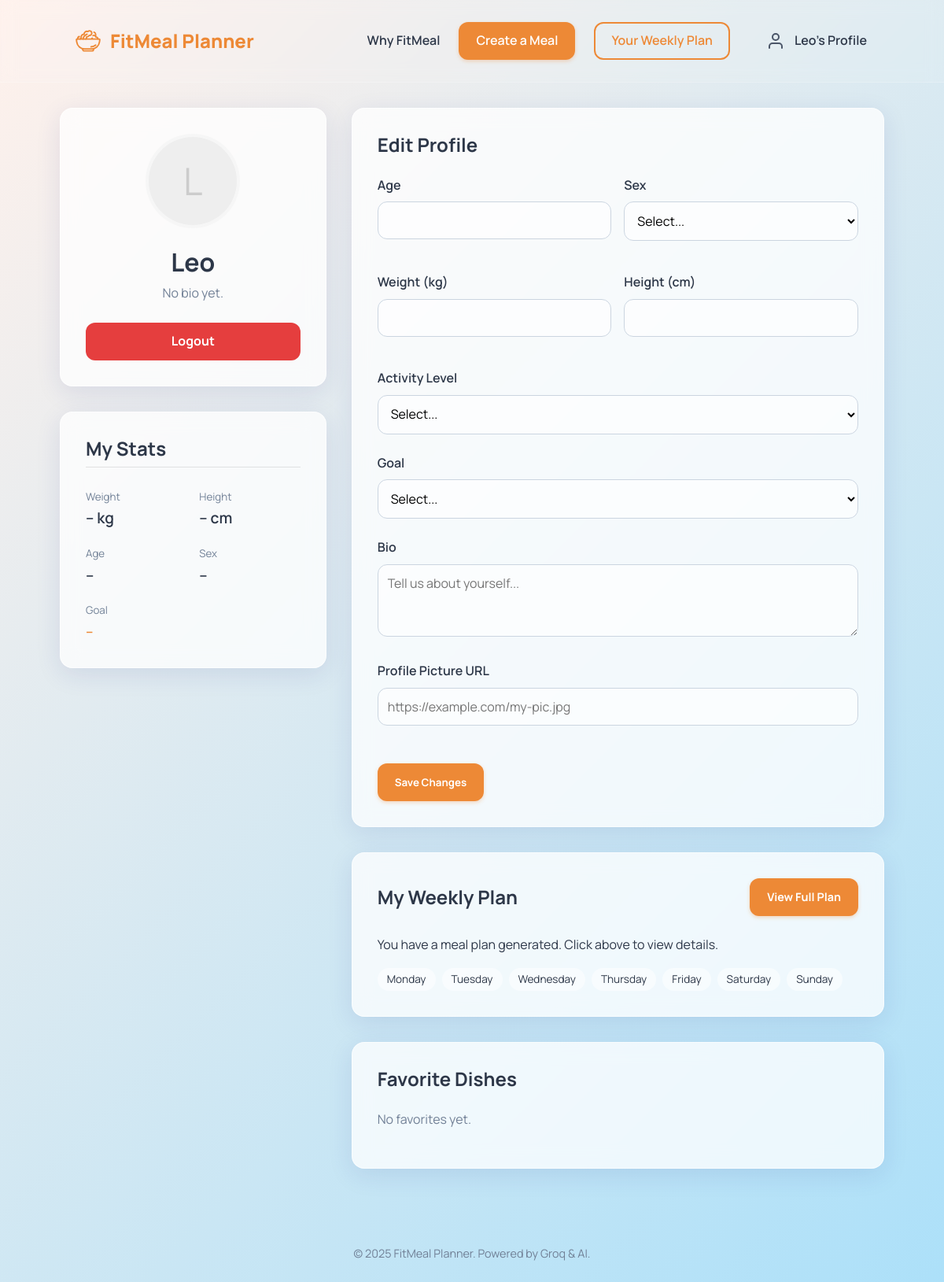
The app's page /profile (signed in), older data.
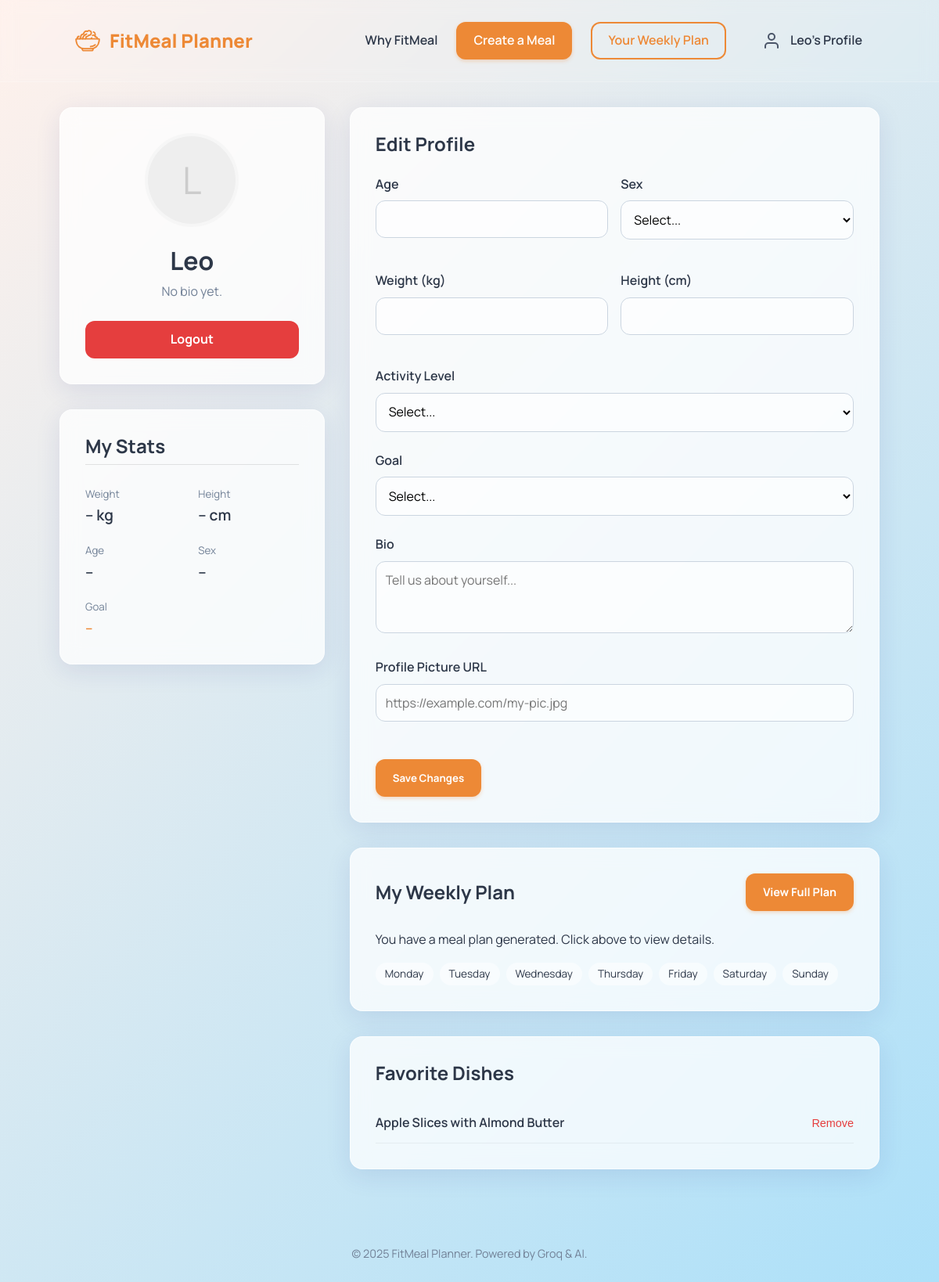
The same page, newer data.
### tables this page shows
CREATE TABLE favorites (
            user_id TEXT,
            recipe_id TEXT,
            recipe_name TEXT, calories TEXT, protein TEXT, carbs TEXT, fat TEXT,
            PRIMARY KEY (user_id, recipe_id),
            FOREIGN KEY (user_id) REFERENCES users (id)
        );

### app.py (the view, shortened to what this page needs)
@app.route('/profile', methods=['GET', 'POST'])
@login_required
def profile():
    user_id = session.get('user_id')
    message = None
    profile = database.get_user_profile(user_id)
    plan = database.get_plan(user_id)
    favorites = database.get_favorites(user_id)
    return render_template('profile.html', profile=profile, plan=plan, favorites=favorites, message=message)

### app.py (called while the page is built)
@app.context_processor
def inject_user_status():
    has_plan = False
    if 'user_id' in session:
        plan = database.get_plan(session['user_id'])
        if plan:
            has_plan = True
    return dict(has_plan=has_plan)

### database.py (called while the page is built)
def get_db_connection():
    conn = sqlite3.connect(DB_NAME)
    conn.row_factory = sqlite3.Row
    return conn

def get_plan(user_id):
    conn = get_db_connection()
    row = conn.execute('SELECT plan_data, status FROM plans WHERE user_id = ?', (user_id,)).fetchone()
    conn.close()
    if row:
        return {
            'week_plan': json.loads(row['plan_data'])['week_plan'],
            'status': row['status']
        }
    return None

def get_user_profile(user_id):
    conn = get_db_connection()
    row = conn.execute('SELECT * FROM user_profiles WHERE user_id = ?', (user_id,)).fetchone()
    conn.close()
    if row:
        return dict(row)
    return None

def get_favorites(user_id):
    conn = get_db_connection()
    rows = conn.execute('SELECT * FROM favorites WHERE user_id = ?', (user_id,)).fetchall()
    conn.close()
    return [dict(row) for row in rows]

### utils.py (called while the page is built)
def login_required(f):
    @wraps(f)
    def decorated_function(*args, **kwargs):
        if 'username' not in session:
            return redirect(url_for('login'))
        return f(*args, **kwargs)
    return decorated_function

### templates/profile.html (shortened to what this page needs)
{% extends "base.html" %}
{% block content %}
<div class="container" style="padding-top: 2rem; padding-bottom: 4rem;">
    <div style="display: grid; grid-template-columns: 1fr 2fr; gap: 2rem; align-items: start;">
        <div style="display: flex; flex-direction: column; gap: 2rem;">
            <div class="glass-card" style="padding: 2rem; text-align: center;">
                <div style="width: 120px; height: 120px; border-radius: 50%; background: #eee; margin: 0 auto 1.5rem; overflow: hidden; border: 4px solid rgba(255,255,255,0.5);">
                    {% if profile and profile.profile_pic %}
                        <img src="{{ profile.profile_pic }}" alt="Profile Pic" style="width: 100%; height: 100%; object-fit: cover;">
                    {% else %}
                        <div style="width: 100%; height: 100%; display: flex; align-items: center; justify-content: center; font-size: 3rem; color: #ccc;">
                            {{ session.username[0] | upper }}
                        </div>
                    {% endif %}
                </div>
                <h2 style="margin-bottom: 0.5rem;">{{ session.username }}</h2>
                <p style="color: var(--color-text-muted); margin-bottom: 1.5rem;">{{ profile.bio if profile and profile.bio else "No bio yet." }}</p>
                <a href="{{ url_for('logout') }}" onclick="return confirm('Are you sure you want to logout?');" class="btn" style="background: #e53e3e; color: white; width: 100%;">Logout</a>
            </div>
            <div class="glass-card" style="padding: 2rem;">
                <h3 style="margin-bottom: 1.5rem; border-bottom: 1px solid rgba(0,0,0,0.1); padding-bottom: 0.5rem;">My Stats</h3>
                <div style="display: grid; grid-template-columns: 1fr 1fr; gap: 1rem;">
                    <div>
                        <small style="color: var(--color-text-muted);">Weight</small>
                        <div style="font-size: 1.2rem; font-weight: 600;">{{ profile.weight if profile and profile.weight else "--" }} kg</div>
                    </div>
                    <div>
                        <small style="color: var(--color-text-muted);">Height</small>
                        <div style="font-size: 1.2rem; font-weight: 600;">{{ profile.height if profile and profile.height else "--" }} cm</div>
                    </div>
                    <div>
                        <small style="color: var(--color-text-muted);">Age</small>
                        <div style="font-size: 1.2rem; font-weight: 600;">{{ profile.age if profile and profile.age else "--" }}</div>
                    </div>
                    <div>
                        <small style="color: var(--color-text-muted);">Sex</small>
                        <div style="font-size: 1.2rem; font-weight: 600;">{{ profile.sex if profile and profile.sex else "--" }}</div>
                    </div>
                </div>
                <div style="margin-top: 1rem;">
                    <small style="color: var(--color-text-muted);">Goal</small>
                    <div style="font-size: 1.1rem; font-weight: 600; color: var(--color-accent);">{{ profile.goal if profile and profile.goal else "--" }}</div>
                </div>
            </div>
        </div>
        <div style="display: flex; flex-direction: column; gap: 2rem;">
            <div class="glass-card" style="padding: 2rem;">
                <h3 style="margin-bottom: 1.5rem;">Edit Profile</h3>
                <form action="{{ url_for('profile') }}" method="POST">
                    <div style="display: grid; grid-template-columns: 1fr 1fr; gap: 1rem;">
                        <div class="form-group">
                            <label for="age">Age</label>
                            <input type="number" id="age" name="age" value="{{ profile.age if profile else '' }}" min="1" max="120">
                        </div>
                        <div class="form-group">
                            <label for="sex">Sex</label>
                            <select id="sex" name="sex">
                                <option value="" disabled {% if not profile or not profile.sex %}selected{% endif %}>Select...</option>
                            </select>
                        </div>
                        <div class="form-group">
                            <label for="weight">Weight (kg)</label>
                            <input type="number" id="weight" name="weight" value="{{ profile.weight if profile else '' }}" step="0.1" min="1">
                        </div>
                        <div class="form-group">
                            <label for="height">Height (cm)</label>
                            <input type="number" id="height" name="height" value="{{ profile.height if profile else '' }}" min="1">
                        </div>
                    </div>
                    <div class="form-group" style="margin-top: 1rem;">
                        <label for="activity_level">Activity Level</label>
                        <select id="activity_level" name="activity_level">
                            <option value="" disabled {% if not profile or not profile.activity_level %}selected{% endif %}>Select...</option>
                        </select>
                    </div>
                    <div class="form-group" style="margin-top: 1rem;">
                        <label for="goal">Goal</label>
                        <select id="goal" name="goal">
                            <option value="" disabled {% if not profile or not profile.goal %}selected{% endif %}>Select...</option>
                        </select>
                    </div>
                    <div class="form-group" style="margin-top: 1rem;">
                        <label for="bio">Bio</label>
                        <textarea id="bio" name="bio" rows="3" placeholder="Tell us about yourself...">{{ profile.bio if profile and profile.bio else '' }}</textarea>
                    </div>
                    <div class="form-group" style="margin-top: 1rem;">
                        <label for="profile_pic">Profile Picture URL</label>
                        <input type="url" id="profile_pic" name="profile_pic" value="{{ profile.profile_pic if profile and profile.profile_pic else '' }}" placeholder="https://example.com/my-pic.jpg">
                    </div>
                    <button type="submit" class="btn btn-filled" style="margin-top: 1.5rem;">Save Changes</button>
                </form>
            </div>
            <div class="glass-card" style="padding: 2rem;">
                <div style="display: flex; justify-content: space-between; align-items: center; margin-bottom: 1.5rem;">
                    <h3 style="margin: 0;">My Weekly Plan</h3>
                    <a href="{{ url_for('plan') }}" class="btn btn-filled" style="font-size: 0.9rem;">View Full Plan</a>
                </div>
                {% if plan and plan.week_plan %}
                    <p>You have a meal plan generated. Click above to view details.</p>
                    <div style="display: flex; gap: 0.5rem; flex-wrap: wrap; margin-top: 1rem;">
                        {% for day in plan.week_plan %}
                            <span style="background: rgba(255,255,255,0.5); padding: 0.25rem 0.75rem; border-radius: 20px; font-size: 0.85rem;">{{ day }}</span>
                        {% endfor %}
                    </div>
                {% else %}
                    <p style="color: var(--color-text-muted);">No plan generated yet.</p>
                    <a href="{{ url_for('planner') }}" style="color: var(--color-accent); font-weight: 600;">Create one now &rarr;</a>
                {% endif %}
            </div>
            <div class="glass-card" style="padding: 2rem;">
                <h3 style="margin-bottom: 1.5rem;">Favorite Dishes</h3>
                {% if favorites %}
                    <ul style="list-style: none; padding: 0;">
                        {% for fav in favorites %}
                        <li style="display: flex; justify-content: space-between; align-items: center; padding: 0.75rem 0; border-bottom: 1px solid rgba(0,0,0,0.05);">
                            <span style="font-weight: 600; color: var(--color-text);">{{ fav.recipe_name }}</span>
                            <form action="{{ url_for('remove_favorite_route', recipe_id=fav.recipe_id) }}" method="POST" style="display: inline;">
                                <button type="submit" style="background: none; border: none; color: #e53e3e; cursor: pointer; font-size: 0.9rem;">Remove</button>
                            </form>
                        </li>
                        {% endfor %}
                    </ul>
                {% else %}
                    <p style="color: var(--color-text-muted);">No favorites yet.</p>
                {% endif %}
            </div>
        </div>
    </div>
</div>
{% endblock %}

### templates/base.html (shortened to what this page needs)
<!DOCTYPE html>
<html lang="en">
<head>
    <link rel="stylesheet" href="{{ url_for('static', filename='styles.css') }}">
</head>
<body>
    <header>
        <div class="container">
            <nav>
                <a href="{{ url_for('index') }}" class="logo">
                    FitMeal Planner
                </a>
                <ul class="nav-links">
                    <li><a href="{{ url_for('about') }}">Why FitMeal</a></li>
                    {% if session.get('username') %}
                        <li><a href="{{ url_for('planner') }}" class="btn btn-filled">Create a Meal</a></li>
                        {% if has_plan %}
                        <li><a href="{{ url_for('plan') }}" class="btn btn-outline">Your Weekly Plan</a></li>
                        {% endif %}
                        <li><a href="{{ url_for('profile') }}" class="btn btn-ghost with-icon">{{ session.username }}'s Profile</a></li>
                    {% else %}
                        <li><a href="{{ url_for('login') }}" class="btn btn-filled">Login / Sign Up</a></li>
                    {% endif %}
                </ul>
            </nav>
        </div>
    </header>
    <main>
        {% block content %}{% endblock %}
    </main>
    <footer>
        <div class="container" style="text-align: center; padding: 2rem 0; color: var(--color-text-muted); font-size: 0.9rem;">
            &copy; 2025 FitMeal Planner. Powered by Groq & AI.
        </div>
    </footer>
</body>
</html>

### static/styles.css (style rules this page uses)
:root { --font-main: 'Manrope', sans-serif; --color-bg-gradient-start: #fff1eb; --color-bg-gradient-end: #ace0f9; --color-glass-bg: rgba(255, 255, 255, 0.75); --color-glass-border: rgba(255, 255, 255, 0.6); --color-text-main: #2d3748; --color-text-muted: #718096; --color-accent: #ed8936; --color-accent-hover: #c05621; --shadow-glass: 0 8px 32px 0 rgba(31, 38, 135, 0.1); --radius-card: 16px; --radius-btn: 12px; --transition-speed: 0.3s; }
* { box-sizing: border-box; margin: 0; padding: 0; }
body { font-family: var(--font-main); background: linear-gradient(135deg, var(--color-bg-gradient-start) 0%, var(--color-bg-gradient-end) 100%); color: var(--color-text-main); min-height: 100vh; line-height: 1.6; overflow-x: hidden; }
a { text-decoration: none; color: inherit; transition: color var(--transition-speed); }
ul { list-style: none; }
h1, h2, h3, h4, h5, h6 { font-weight: 700; line-height: 1.2; margin-bottom: 1rem; }
h2 { font-size: 2rem; }
h3 { font-size: 1.5rem; }
p { margin-bottom: 1rem; }
.container { width: 90%; max-width: 1200px; margin: 0 auto; padding: 0 1rem; }
.glass-card { background: var(--color-glass-bg); backdrop-filter: blur(12px); -webkit-backdrop-filter: blur(12px); border: 1px solid var(--color-glass-border); border-radius: var(--radius-card); box-shadow: var(--shadow-glass); padding: 2rem; }
.btn { display: inline-flex; align-items: center; justify-content: center; padding: 0.5rem 1.25rem; border-radius: 12px; font-weight: 700; cursor: pointer; transition: all 0.2s; text-align: center; border: 2px solid transparent; font-family: var(--font-main); text-decoration: none; min-height: 48px; }
.btn-filled { background: var(--color-accent); color: white !important; box-shadow: 0 2px 5px rgba(237, 137, 54, 0.3); }
.btn-outline { background: transparent; color: var(--color-accent) !important; border-color: var(--color-accent); }
.btn-ghost { background: transparent; color: var(--color-text-main); gap: 0.75rem; }
.btn-ghost.with-icon::before { content: ''; display: block; width: 24px; height: 24px; background-size: contain; background-repeat: no-repeat; }
header { padding: 1.5rem 0; position: sticky; top: 0; z-index: 100; background: rgba(255, 255, 255, 0.1); backdrop-filter: blur(10px); -webkit-backdrop-filter: blur(10px); border-bottom: 1px solid rgba(255, 255, 255, 0.2); }
nav { display: flex; justify-content: space-between; align-items: center; }
.logo { font-size: 1.5rem; font-weight: 800; color: var(--color-accent); display: flex; align-items: center; gap: 0.5rem; padding: 0.5rem 1rem; border-radius: 12px; transition: all 0.3s ease; position: relative; overflow: hidden; }
.nav-links { display: flex; gap: 1.5rem; align-items: center; }
.nav-links a { font-weight: 600; color: var(--color-text-main); position: relative; }
.nav-links a::after { content: ''; position: absolute; width: 0; height: 2px; bottom: -4px; left: 0; background-color: var(--color-accent); transition: width 0.3s; }
.form-group { margin-bottom: 1.5rem; }
label { display: block; margin-bottom: 0.5rem; font-weight: 600; color: var(--color-text-main); }
input, select, textarea { width: 100%; padding: 0.75rem; border-radius: var(--radius-btn); border: 1px solid #cbd5e0; background: rgba(255, 255, 255, 0.6); font-family: inherit; font-size: 1rem; transition: all var(--transition-speed); }
main { animation: fadeIn 0.6s ease-out; }

Row changes from the older to the newer data that the page shows:
added favorites: recipe_name "Apple Slices with Almond Butter"
Text that changed along with them:
text no longer shown: "No favorites yet."
